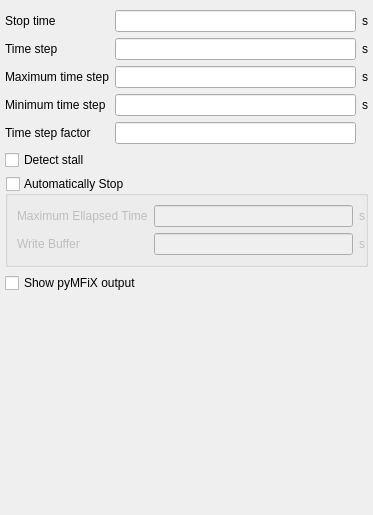
<?xml version="1.0" encoding="UTF-8"?>
<ui version="4.0">
 <class>run</class>
 <widget class="QWidget" name="run">
  <property name="geometry">
   <rect>
    <x>0</x>
    <y>0</y>
    <width>373</width>
    <height>515</height>
   </rect>
  </property>
  <layout class="QGridLayout" name="gridLayout">
   <property name="leftMargin">
    <number>5</number>
   </property>
   <property name="topMargin">
    <number>10</number>
   </property>
   <property name="rightMargin">
    <number>5</number>
   </property>
   <property name="bottomMargin">
    <number>0</number>
   </property>
   <item row="1" column="2">
    <widget class="QLabel" name="label_dt_units">
     <property name="text">
      <string>s</string>
     </property>
    </widget>
   </item>
   <item row="2" column="2">
    <widget class="QLabel" name="label_dt_max_units">
     <property name="text">
      <string>s</string>
     </property>
    </widget>
   </item>
   <item row="4" column="1">
    <widget class="LineEdit" name="lineedit_keyword_dt_fac"/>
   </item>
   <item row="1" column="1">
    <widget class="LineEdit" name="lineedit_keyword_dt"/>
   </item>
   <item row="0" column="2">
    <widget class="QLabel" name="label_tstop_units">
     <property name="text">
      <string>s</string>
     </property>
    </widget>
   </item>
   <item row="1" column="0">
    <widget class="QLabel" name="label_dt">
     <property name="sizePolicy">
      <sizepolicy hsizetype="Minimum" vsizetype="Preferred">
       <horstretch>0</horstretch>
       <verstretch>0</verstretch>
      </sizepolicy>
     </property>
     <property name="text">
      <string>Time step</string>
     </property>
    </widget>
   </item>
   <item row="3" column="1">
    <widget class="LineEdit" name="lineedit_keyword_dt_min"/>
   </item>
   <item row="2" column="0">
    <widget class="QLabel" name="label_dt_max">
     <property name="sizePolicy">
      <sizepolicy hsizetype="Minimum" vsizetype="Preferred">
       <horstretch>0</horstretch>
       <verstretch>0</verstretch>
      </sizepolicy>
     </property>
     <property name="text">
      <string>Maximum time step</string>
     </property>
    </widget>
   </item>
   <item row="7" column="0" colspan="3">
    <widget class="GroupBox" name="groupbox_keyword_chk_batchq_end">
     <property name="title">
      <string>Automatically Stop</string>
     </property>
     <property name="checkable">
      <bool>true</bool>
     </property>
     <property name="checked">
      <bool>false</bool>
     </property>
     <layout class="QGridLayout" name="gridLayout_2">
      <property name="rightMargin">
       <number>0</number>
      </property>
      <item row="0" column="2">
       <widget class="QLabel" name="label_2">
        <property name="text">
         <string>s</string>
        </property>
       </widget>
      </item>
      <item row="0" column="0">
       <widget class="QLabel" name="label">
        <property name="text">
         <string>Maximum Ellapsed Time</string>
        </property>
       </widget>
      </item>
      <item row="0" column="1">
       <widget class="LineEdit" name="lineedit_keyword_batch_wallclock">
        <property name="text">
         <string/>
        </property>
       </widget>
      </item>
      <item row="1" column="0">
       <widget class="QLabel" name="label_3">
        <property name="text">
         <string>Write Buffer</string>
        </property>
       </widget>
      </item>
      <item row="1" column="2">
       <widget class="QLabel" name="label_4">
        <property name="text">
         <string>s</string>
        </property>
       </widget>
      </item>
      <item row="1" column="1">
       <widget class="LineEdit" name="lineedit_keyword_term_buffer">
        <property name="text">
         <string/>
        </property>
       </widget>
      </item>
     </layout>
    </widget>
   </item>
   <item row="3" column="2">
    <widget class="QLabel" name="label_dt_min_units">
     <property name="text">
      <string>s</string>
     </property>
    </widget>
   </item>
   <item row="0" column="1">
    <widget class="LineEdit" name="lineedit_keyword_tstop"/>
   </item>
   <item row="9" column="0" colspan="2">
    <spacer name="verticalSpacer">
     <property name="orientation">
      <enum>Qt::Vertical</enum>
     </property>
     <property name="sizeHint" stdset="0">
      <size>
       <width>20</width>
       <height>40</height>
      </size>
     </property>
    </spacer>
   </item>
   <item row="2" column="1">
    <widget class="LineEdit" name="lineedit_keyword_dt_max"/>
   </item>
   <item row="4" column="0">
    <widget class="QLabel" name="label_dt_fac">
     <property name="text">
      <string>Time step factor</string>
     </property>
    </widget>
   </item>
   <item row="0" column="0">
    <widget class="QLabel" name="label_tstop">
     <property name="sizePolicy">
      <sizepolicy hsizetype="Minimum" vsizetype="Preferred">
       <horstretch>0</horstretch>
       <verstretch>0</verstretch>
      </sizepolicy>
     </property>
     <property name="text">
      <string>Stop time</string>
     </property>
    </widget>
   </item>
   <item row="3" column="0">
    <widget class="QLabel" name="label_dt_min">
     <property name="text">
      <string>Minimum time step</string>
     </property>
    </widget>
   </item>
   <item row="8" column="0" colspan="3">
    <widget class="QCheckBox" name="checkbox_pymfix_output">
     <property name="enabled">
      <bool>true</bool>
     </property>
     <property name="text">
      <string>Show pyMFiX output</string>
     </property>
    </widget>
   </item>
   <item row="6" column="0" colspan="3">
    <widget class="CheckBox" name="checkbox_keyword_detect_stall">
     <property name="enabled">
      <bool>true</bool>
     </property>
     <property name="text">
      <string>Detect stall</string>
     </property>
     <property name="checked">
      <bool>false</bool>
     </property>
    </widget>
   </item>
  </layout>
 </widget>
 <customwidgets>
  <customwidget>
   <class>CheckBox</class>
   <extends>QCheckBox</extends>
   <header>mfixgui.widgets.base</header>
  </customwidget>
  <customwidget>
   <class>LineEdit</class>
   <extends>QLineEdit</extends>
   <header>mfixgui.widgets.base</header>
  </customwidget>
  <customwidget>
   <class>GroupBox</class>
   <extends>QGroupBox</extends>
   <header>mfixgui.widgets.base</header>
   <container>1</container>
  </customwidget>
 </customwidgets>
 <resources/>
 <connections/>
</ui>
